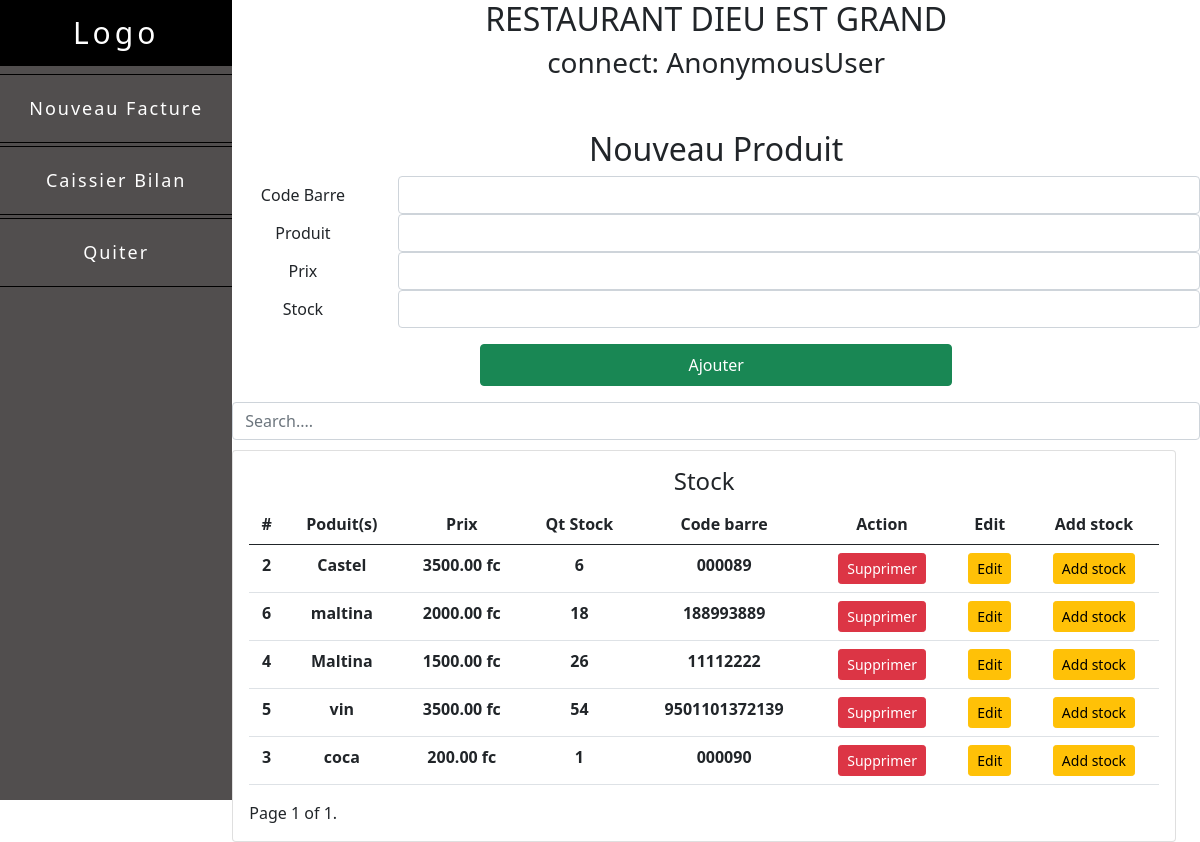
Screenshot of /estock/ with the database file from the repository.
### MyRestau/models.py (models this page shows, shortened)
class Product(models.Model):
    name  = models.CharField(max_length=100)
    price =  models.DecimalField(max_digits=10,decimal_places=2)
    stock = models.IntegerField(default=0)
    barcode = models.CharField(max_length=40, unique=True)
    date_time = models.DateTimeField(auto_now=True)

### MyRestau/views.py (the view, shortened to what this page needs)
# urls.py: path('estock/', views.stock, name='stock'),
def stock(request):
    search_query = request.GET.get('search', '')
    if search_query:
        products = Product.objects.filter(nameicontains=search_query)  # Recherche par nom
    else:
        products = Product.objects.all()
    products = Product.objects.all().order_by('-date_time')
    paginator = Paginator(products, 10)  # Afficher 5 produits par page
    page = request.GET.get('page')
    try:
        products = paginator.page(page)
    except PageNotAnInteger:
        products = paginator.page(1)
    except EmptyPage:
        products = paginator.page(paginator.num_pages)
    context = {
        'products':products,
        'search': search_query,
    }
    product = None
    return render (request,'stock.html',context)

### MyRestau/templates/stock.html (shortened to what this page needs)
{% extends "base.html" %}
{% block content %}
<h2> Nouveau Produit </h2>
<div class="mb-3 row">
  <form  method="POST" action="">
    <div class="mb-3 row">
      <label for="inputPassword" class="col-sm-2 col-form-label">Code Barre</label>
      <div class="col-sm-10">
        <input type="text" name="barcode" class="form-control" id="barcode">
      </div>
      <label for="inputPassword" class="col-sm-2 col-form-label">Produit</label>
      <div class="col-sm-10">
          <input type="text" name="name" class="form-control" id="name">
      </div>
      <label for="inputPassword" class="col-sm-2 col-form-label">Prix</label>
      <div class="col-sm-10">
          <input type="number" name="price" class="form-control" id="price">
      </div>
      <label for="inputPassword" class="col-sm-2 col-form-label">Stock</label>
      <div class="col-sm-10">
          <input type="number" name="stock" class="form-control" id="stock" required>
      </div>
    <div class="d-grid gap-2 col-6 mx-auto">
      <button class="btn p-2 mt-3 btn-success" type="submit">Ajouter</button>
    </div>
  </form>
</div>
<br>
<div class="form-group ">
    <input id="search" class="form-control" type="text" placeholder="Search....">
</div>
<br>
<br>
<div class="row">
    <div class"col-md-12 text-center">
      <div class="card card-body">
        <table class="table mx-auto">
            <h4> Stock </h4>
          <thead>
             <tr>
              <th> #</th>
               <th> Poduit(s)</th>
                <th> Prix </th>
                <th> Qt Stock </th>
                <th> Code barre </th>
                <th> Action </th>
                <th>Edit</th>
                <th>Add stock</th>
              </tr>
           </thead>
           <tbody id="myTable">
       {% for product in products  %}
      <tr>
        <th>{{product.id}} </th>
        <th>{{product.name}}</th>
        <th> {{product.price}} fc</th>
        <th> {{product.stock}}</th>
        <th> {{product.barcode}} </th>
        <th> <a class='btn btn-sm btn-danger'  href="{% url "delect_produit" product.id %}"> Supprimer </a></th>
        <th> <a class='btn btn-sm btn-warning'  href="{% url "editProduit" product.id %}">Edit</a></th>
        <th> <a class='btn btn-sm btn-warning'  href="{% url "addStock" product.id %}">Add stock</a></th>
        {% endfor %}
      </tr>
    </tbody>
    </table>
    <div class="btn-group">
      <span class="step-links">
        <span class="current">
          Page {{ products.number }} of {{ products.paginator.num_pages }}.
        </span>
      </span>
    </div>
  </div>
  </div>
</div>
{% endblock  %}

### rows the page displays
Product: id "2", name "Castel", price "3500.00", stock "6", barcode "000089"
Product: id "6", name "maltina", price "2000.00", stock "18", barcode "188993889"
Product: id "4", name "Maltina", price "1500.00", stock "26", barcode "11112222"
Product: id "5", name "vin", price "3500.00", stock "54", barcode "9501101372139"
Product: id "3", name "coca", price "200.00", stock "1", barcode "000090"

### other values shown
{{ request.user }} "AnonymousUser"
{{ products.number }} "1"
{{ products.paginator.num_pages }} "1"
